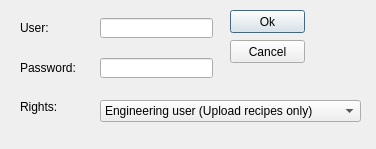
<?xml version="1.0" encoding="UTF-8"?>
<ui version="4.0">
 <class>CUserProfile</class>
 <widget class="QDialog" name="CUserProfile">
  <property name="geometry">
   <rect>
    <x>0</x>
    <y>0</y>
    <width>376</width>
    <height>149</height>
   </rect>
  </property>
  <property name="windowTitle">
   <string>User profile</string>
  </property>
  <widget class="QLabel" name="label">
   <property name="geometry">
    <rect>
     <x>20</x>
     <y>20</y>
     <width>71</width>
     <height>16</height>
    </rect>
   </property>
   <property name="text">
    <string>User:</string>
   </property>
  </widget>
  <widget class="QComboBox" name="comboBoxType">
   <property name="geometry">
    <rect>
     <x>100</x>
     <y>100</y>
     <width>261</width>
     <height>22</height>
    </rect>
   </property>
   <item>
    <property name="text">
     <string>Engineering user (Upload recipes only)</string>
    </property>
   </item>
   <item>
    <property name="text">
     <string>Production user (Upload + Enable recipes)</string>
    </property>
   </item>
   <item>
    <property name="text">
     <string>Administrator (All rights)</string>
    </property>
   </item>
  </widget>
  <widget class="QLabel" name="label_2">
   <property name="geometry">
    <rect>
     <x>20</x>
     <y>100</y>
     <width>46</width>
     <height>14</height>
    </rect>
   </property>
   <property name="text">
    <string>Rights:</string>
   </property>
  </widget>
  <widget class="QLineEdit" name="lineEditUserName">
   <property name="geometry">
    <rect>
     <x>100</x>
     <y>18</y>
     <width>113</width>
     <height>20</height>
    </rect>
   </property>
   <property name="text">
    <string/>
   </property>
  </widget>
  <widget class="QPushButton" name="pushButtonOk">
   <property name="geometry">
    <rect>
     <x>230</x>
     <y>10</y>
     <width>75</width>
     <height>23</height>
    </rect>
   </property>
   <property name="text">
    <string>Ok</string>
   </property>
  </widget>
  <widget class="QPushButton" name="pushButtonCancel">
   <property name="geometry">
    <rect>
     <x>230</x>
     <y>40</y>
     <width>75</width>
     <height>23</height>
    </rect>
   </property>
   <property name="text">
    <string>Cancel</string>
   </property>
  </widget>
  <widget class="QLineEdit" name="lineEditPassword">
   <property name="geometry">
    <rect>
     <x>100</x>
     <y>58</y>
     <width>113</width>
     <height>20</height>
    </rect>
   </property>
   <property name="text">
    <string/>
   </property>
   <property name="echoMode">
    <enum>QLineEdit::Password</enum>
   </property>
  </widget>
  <widget class="QLabel" name="label_Password">
   <property name="geometry">
    <rect>
     <x>20</x>
     <y>60</y>
     <width>81</width>
     <height>16</height>
    </rect>
   </property>
   <property name="text">
    <string>Password:</string>
   </property>
  </widget>
 </widget>
 <tabstops>
  <tabstop>lineEditUserName</tabstop>
  <tabstop>lineEditPassword</tabstop>
  <tabstop>comboBoxType</tabstop>
  <tabstop>pushButtonOk</tabstop>
  <tabstop>pushButtonCancel</tabstop>
 </tabstops>
 <resources/>
 <connections/>
</ui>
